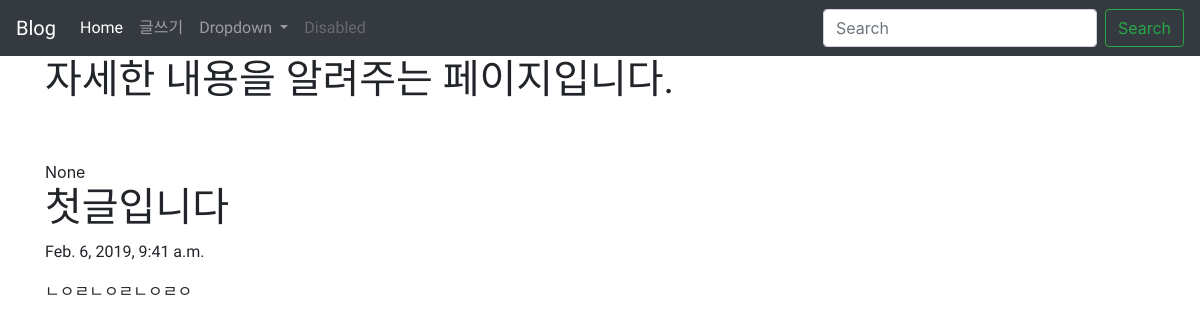
Page /blog/1/ on the committed database.
### blogapp/models.py (models this page shows, shortened)
class Blog(models.Model):
    title = models.CharField(max_length=200)
    pub_date = models.DateTimeField('date published')
    body = models.TextField()
    post_hit = models.PositiveIntegerField(default=0)
    @property
    def update_counter(self):
        self.post_hit = self.post_hit + 1
        self.save()

### blogapp/views.py (the view)
# urls.py: path('<int:blog_id>/', views.detail, name="detail"),
def detail(request, blog_id):
    details = get_object_or_404(Blog, pk=blog_id)
    return render(request, 'detail.html', {'details':details})

### blogapp/templates/detail.html
{% extends 'base.html' %}
{% block contents %}
    <div class = "container">
        <h1>자세한 내용을 알려주는 페이지입니다.</h1>
        <br><br>{{details.update_counter}}
        <h1>{{details.title}}</h1>
        <p>{{details.pub_date}}</p>
        <p>{{details.body}}</p>
    </div>
{% endblock %}

### blogproject/templates/base.html (style rules this page uses)
h1,h2,h6,p,h4,.navbar-brand,.nav-link,.dropdown-menu,.dropdown-item,.nav-link disabled,.btn btn-outline-success my-2 my-sm-0 { font-family: 'Cute Font', cursive; }

### rows in the picture
Blog: update_counter "None", title "첫글입니다", pub_date "Feb. 6, 2019, 9:41 a.m.", body "ㄴㅇㄹㄴㅇㄹㄴㅇㄹㅇ"
